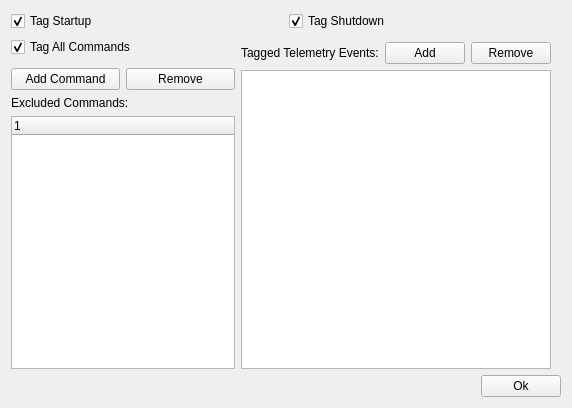
<?xml version="1.0" encoding="UTF-8"?>
<ui version="4.0">
 <class>datatagConfig</class>
 <widget class="QWidget" name="datatagConfig">
  <property name="geometry">
   <rect>
    <x>0</x>
    <y>0</y>
    <width>572</width>
    <height>408</height>
   </rect>
  </property>
  <property name="windowTitle">
   <string>Configure Automatic Datatags</string>
  </property>
  <layout class="QVBoxLayout" name="verticalLayout_2">
   <item>
    <layout class="QVBoxLayout" name="verticalLayout">
     <property name="bottomMargin">
      <number>0</number>
     </property>
     <item>
      <layout class="QHBoxLayout" name="horizontalLayout">
       <property name="topMargin">
        <number>0</number>
       </property>
       <property name="bottomMargin">
        <number>0</number>
       </property>
       <item>
        <widget class="QCheckBox" name="tagStartupBox">
         <property name="text">
          <string>Tag Startup</string>
         </property>
         <property name="checked">
          <bool>true</bool>
         </property>
        </widget>
       </item>
       <item>
        <widget class="QCheckBox" name="tagShutdownBox">
         <property name="text">
          <string>Tag Shutdown</string>
         </property>
         <property name="checked">
          <bool>true</bool>
         </property>
        </widget>
       </item>
      </layout>
     </item>
     <item>
      <layout class="QHBoxLayout" name="horizontalLayout_2">
       <property name="leftMargin">
        <number>0</number>
       </property>
       <property name="rightMargin">
        <number>5</number>
       </property>
       <item>
        <layout class="QVBoxLayout" name="verticalLayout_4">
         <item>
          <widget class="QCheckBox" name="tagAllCommandsBox">
           <property name="text">
            <string>Tag All Commands</string>
           </property>
           <property name="checked">
            <bool>true</bool>
           </property>
          </widget>
         </item>
         <item>
          <layout class="QHBoxLayout" name="horizontalLayout_3">
           <property name="topMargin">
            <number>5</number>
           </property>
           <item>
            <widget class="QPushButton" name="addCommandButton">
             <property name="text">
              <string>Add Command</string>
             </property>
            </widget>
           </item>
           <item>
            <widget class="QPushButton" name="removeCommandButton">
             <property name="text">
              <string>Remove</string>
             </property>
            </widget>
           </item>
          </layout>
         </item>
         <item>
          <widget class="QLabel" name="commandListLabel">
           <property name="text">
            <string>Excluded Commands:</string>
           </property>
          </widget>
         </item>
         <item>
          <widget class="QTreeWidget" name="commandTagTree">
           <column>
            <property name="text">
             <string notr="true">1</string>
            </property>
           </column>
          </widget>
         </item>
        </layout>
       </item>
       <item>
        <layout class="QVBoxLayout" name="verticalLayout_3">
         <property name="rightMargin">
          <number>5</number>
         </property>
         <item>
          <layout class="QHBoxLayout" name="horizontalLayout_4">
           <property name="topMargin">
            <number>5</number>
           </property>
           <item>
            <widget class="QLabel" name="label">
             <property name="text">
              <string>Tagged Telemetry Events:</string>
             </property>
            </widget>
           </item>
           <item>
            <widget class="QPushButton" name="addTelemetryButton">
             <property name="toolTip">
              <string>&lt;html&gt;&lt;head/&gt;&lt;body&gt;&lt;p&gt;Telemetry datatags are innately less reliable than others, use sparingly.&lt;/p&gt;&lt;/body&gt;&lt;/html&gt;</string>
             </property>
             <property name="text">
              <string>Add</string>
             </property>
            </widget>
           </item>
           <item>
            <widget class="QPushButton" name="removeTelemetryButton">
             <property name="text">
              <string>Remove</string>
             </property>
            </widget>
           </item>
          </layout>
         </item>
         <item>
          <widget class="QListWidget" name="telemetryList"/>
         </item>
        </layout>
       </item>
      </layout>
     </item>
     <item>
      <layout class="QHBoxLayout" name="horizontalLayout_5">
       <property name="topMargin">
        <number>0</number>
       </property>
       <item>
        <spacer name="horizontalSpacer">
         <property name="orientation">
          <enum>Qt::Horizontal</enum>
         </property>
         <property name="sizeHint" stdset="0">
          <size>
           <width>40</width>
           <height>20</height>
          </size>
         </property>
        </spacer>
       </item>
       <item>
        <widget class="QPushButton" name="okButton">
         <property name="text">
          <string>Ok</string>
         </property>
        </widget>
       </item>
      </layout>
     </item>
    </layout>
   </item>
  </layout>
 </widget>
 <resources/>
 <connections/>
</ui>
